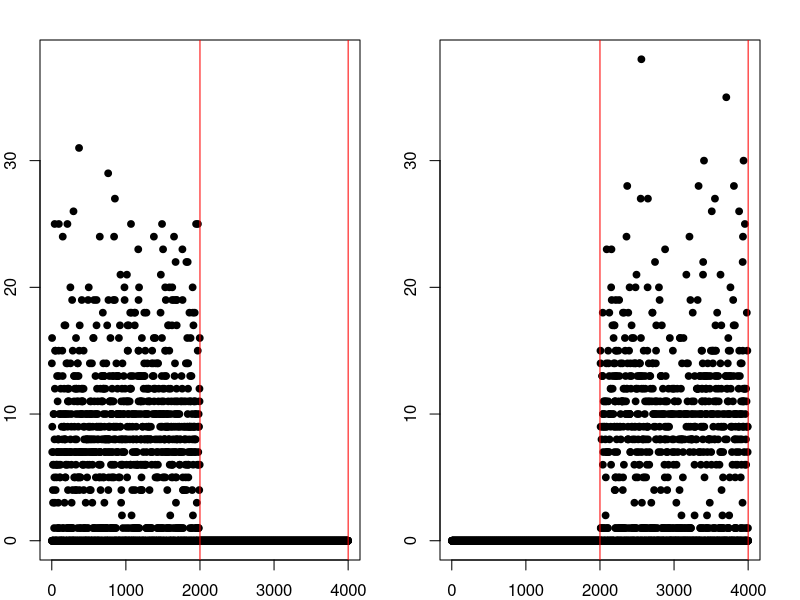

Reproduce this figure in R. (Note: this script raises an error after producing the figure.)
# simulation



generate.mpi=function(p1,k1,lam1,lam2){
	tmp=rmultinom(k1,size=1,prob=c(p1,1-p1))
	intensity1=rep(lam2,k1)
      intensity1[as.numeric(tmp[1,])==1]=lam1
	return(  rpois(k1,lambda=intensity1) )
}


# generate reads
generate.filter.reads=function(start,end,l1,l2,p1){
y.tmp=generate.mpi(p1,n,l1,l2)
y<-numeric(n)
for(i in start:end){
	if(y.tmp[i]==0)
		y[i]=0
	else
		y[i]=rbinom(1,size=y.tmp[i],prob=1)
}
return(y)
}



generate.data=function(intensity, proportion){
# simulate data
l=pi=matrix(0,nrow=3,ncol=2)
l[,2]=intensity[1];  l[,1]=intensity[2:4]
pi[,1]=proportion ;  pi[,2]=1-pi[,1]
y=matrix(0,nrow=2,ncol=n)
y1 <- generate.filter.reads(1,k1,     l[1,1],l[1,2],pi[1,1])
y2 <- generate.filter.reads((k1+1), n,l[2,1],l[2,2],pi[2,1])
y3 <- generate.filter.reads(1,n,      l[3,1],l[3,2],pi[3,1])
y[1,1:k1]= y1[1:k1]+y3[1:k1]
y[2,(k1+1):n]= y2[(k1+1):n]+y3[(k1+1):n]
return(y=y)
}




res=list()

for(ii in 1:100){
res[[ii]]=list()
l0=0.04
l1=8
l2=10
l3=12
p1=0.3
p2=0.2
p3=0.1
k1=2000; n=4000


#simulate 1  non-junction 
set.seed(ii)

y=generate.data(intensity=c(l0,l1,l2,l3),proportion=c(p1,p2,p3))
apply(y,1,sum)

par(mfrow=c(1,2),mar=c(2,2,2,2))
for(i in 1:2){
	plot(y[i,],pch=19,cex=0.9,ylim=range(y))
	abline(v=k1,col="red");	abline(v=n,col="red")
}


N=dim(y)[1]; solve=1:3; NT=length(solve); solve; NT; N
type=c("1-1","2-2");type	
print(N)

trans=list()
trans[[1]]=c(1,3); trans[[2]]=c(2,3); trans
start=c(1,k1+1);  end=c(k1,n) ;start;end


	# multiple intial values
	N.iter=10
	intensity=list(0)
	mixing=list(0)
	loglikelihood=numeric(N.iter)
	success=1
	while(success <= N.iter){print(paste(ii,success,sep="-"))
		tmp=any.exon(y)
		intensity[[success]]=tmp$l
		mixing[[success]]=tmp$p
		loglikelihood[success]=tmp$likelihood
		success=success+1
	}

	ind=which.max( loglikelihood );ind
	print("estimated intensities are")
    print(intensity[[ind]])
	res[[ii]][[1]]= intensity[[ind]]
	print("estimated mixing are")
    print(mixing[[ind]])
	res[[ii]][[2]]= mixing[[ind]]
    print("likehood")
    print(loglikelihood[[ind]])

}


#save(res,file="result_two_exon_three_transcripts.Rdata")
#load("result_two_exon_three_transcripts.Rdata")


lam1=numeric(0)
lam2=numeric(0)
lam3=numeric(0)

for(i in 1:19){ 
	lam1=c(lam1,res[[i]][[1]][1,1])
	lam2=c(lam2,res[[i]][[1]][2,1])
	lam3=c(lam3,res[[i]][[1]][3,1])
}

mean(lam1);mean(lam2);mean(lam3)
sd(lam1);sd(lam2);sd(lam3)


par(mfrow=c(1,3),mar=c(2.9,4,1,1))
plot(lam1,cex=0.8,pch=19,col="red",ylab="lambda_12",ylim=c(4,19))
plot(lam2,cex=0.8,pch=19,col="green",ylab="lambda_22",ylim=c(4,19))
plot(lam3,cex=0.8,pch=19,col="blue",ylab="lambda_32",ylim=c(4,19))




